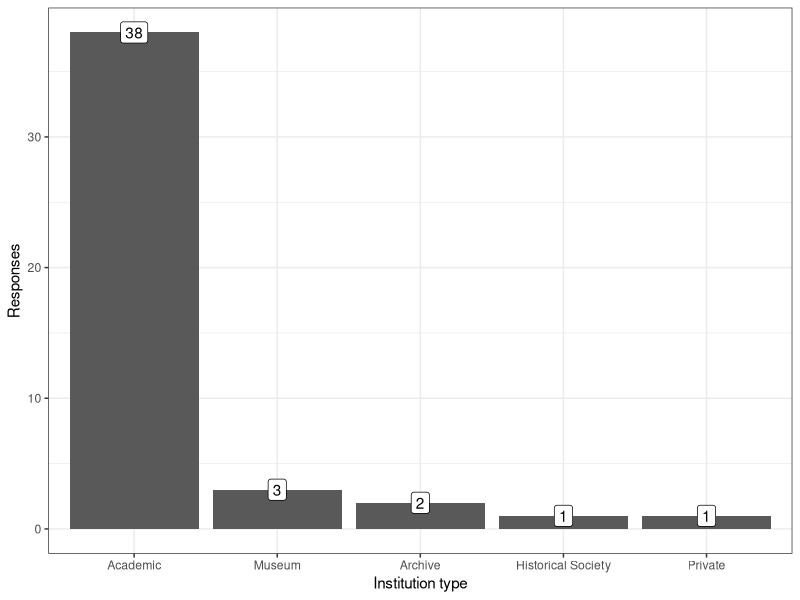
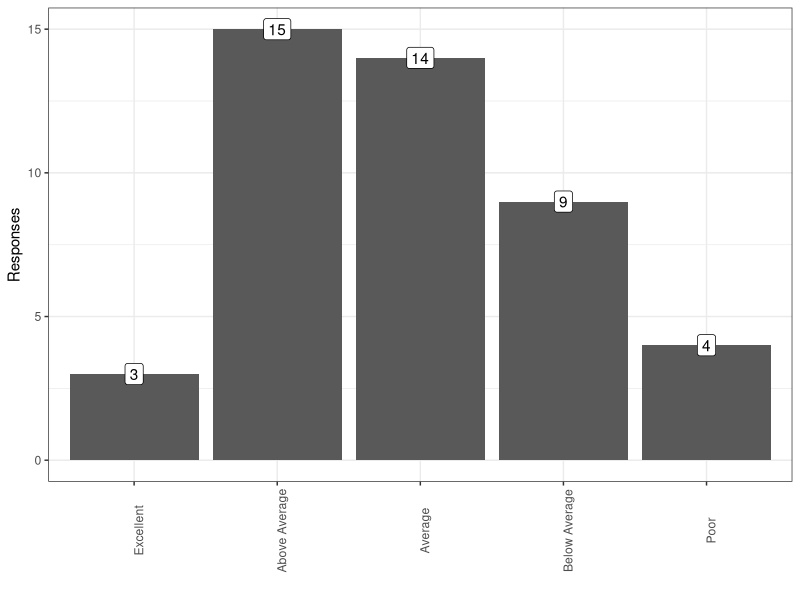
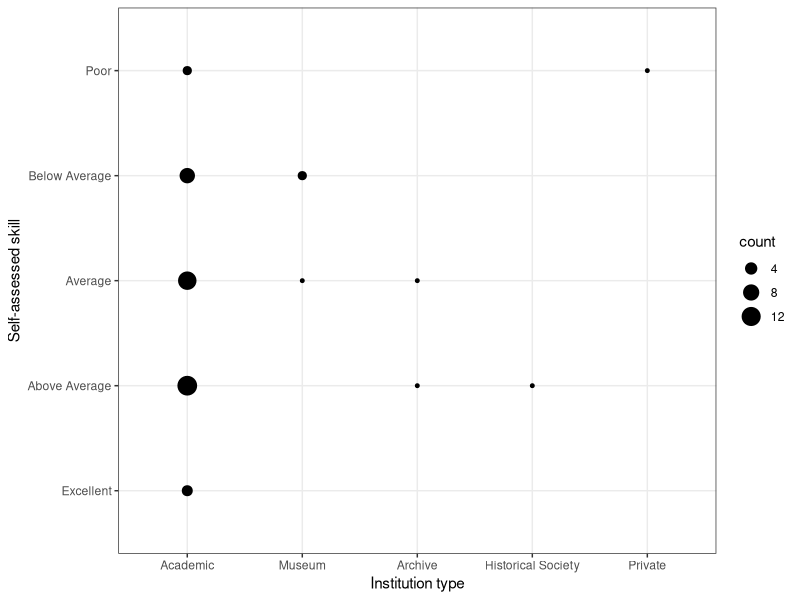
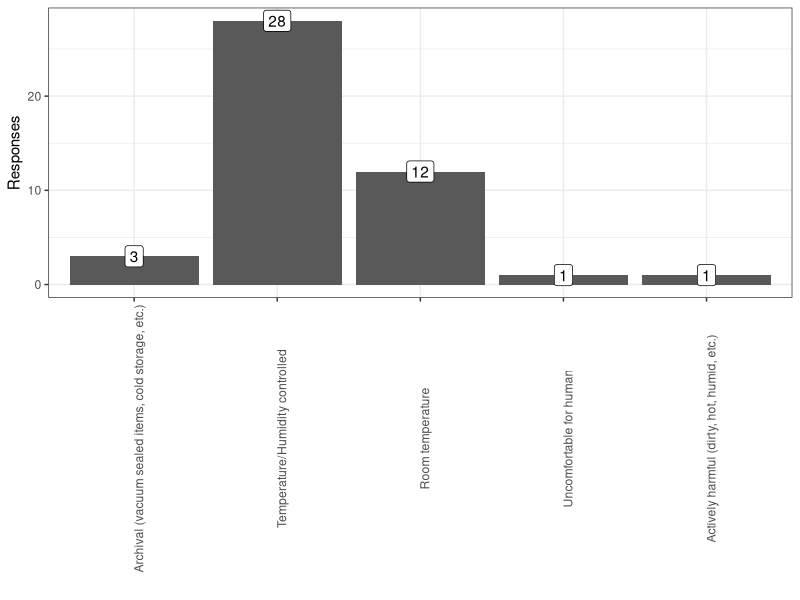
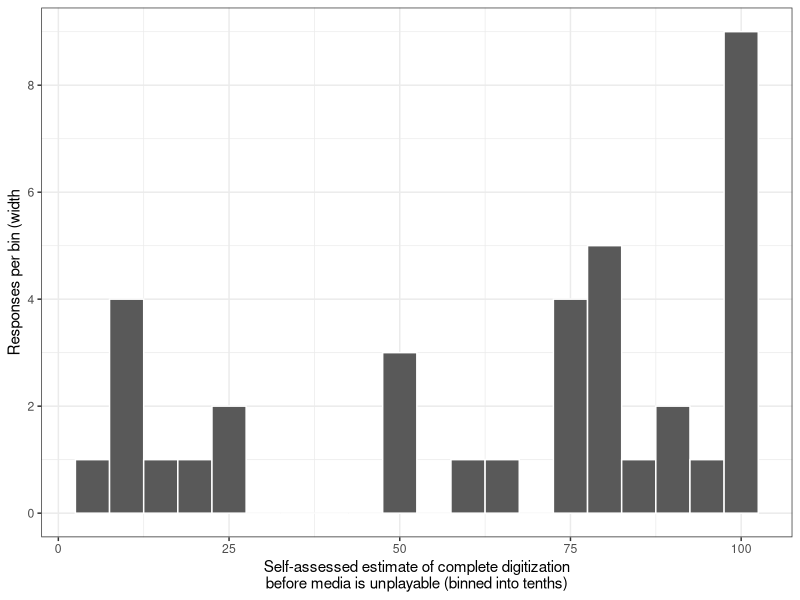
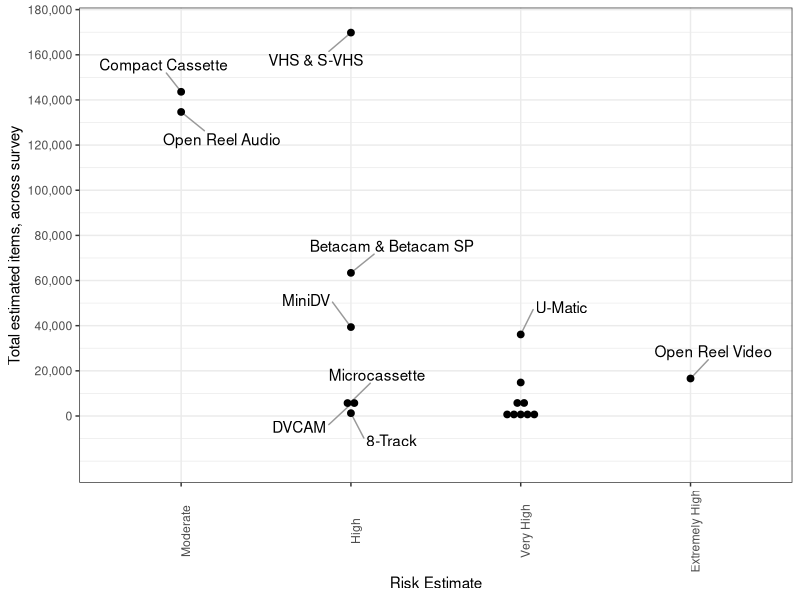
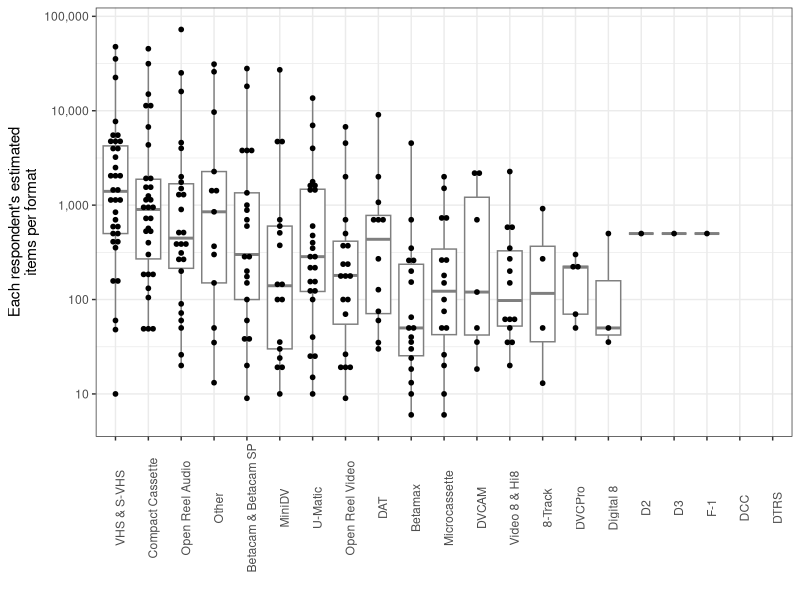
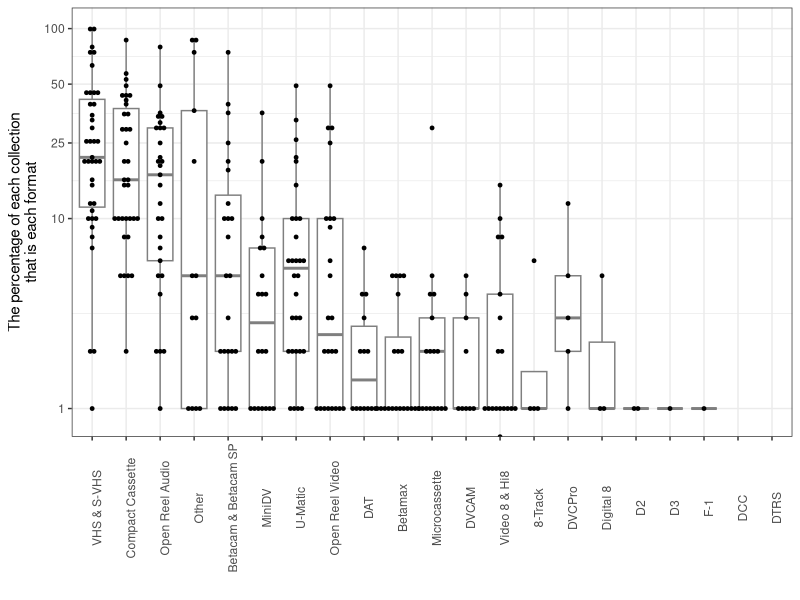

R code for these plots, in order:
## ---- chunk 1
# This is to just globally mute a lot of messages and errors
knitr::opts_chunk$set(echo=F,message=F,error=T,warning=F)
## ---- chunk 2
fig_dir <- "./figures/"
## ---- chunk 3
library(tidyverse)
library(ggrepel)
library(egg)
library(gplots)
library(RColorBrewer)
## ---- chunk 4
raw_datar <- read_csv("survey_data_2019.csv" ,
    col_names=c(
        "Key","State","InstitutionType","TotalItems",
        "StorageConditions",
        "Unstructured_StorageHistory",
        "Unstructured_CompletionEstimate",
        "PercentDigitizedBeforeUnplayable",
        "PracticeSelfAssesment",
        "Percentage_Open Reel Video","Percentage_U-Matic","Percentage_Betamax",
        "Percentage_VHS & S-VHS","Percentage_Betacam & Betacam SP",
        "Percentage_Video 8 & Hi8","Percentage_D2","Percentage_D3",
        "Percentage_DVCAM","Percentage_MiniDV","Percentage_DVCPro",
        "Percentage_Digital 8","Percentage_Open Reel Audio",
        "Percentage_Compact Cassette","Percentage_Microcassette",
        "Percentage_DAT","Percentage_DTRS","Percentage_F-1","Percentage_DCC",
        "Percentage_8-Track","Percentage_Other"),
    skip=1
    ) %>%
    mutate(PercentDigitizedBeforeUnplayable=sub("%","",
            PercentDigitizedBeforeUnplayable)
        )
all_responses <- raw_datar

risk_factors <- read_tsv("risk_assesment.tsv") %>%
    mutate(Risk=factor(Risk,
            levels=c("Low","Moderate","High","Very High","Extremely High")
        )   ) 

tdatar <- all_responses %>%
    gather(Format,Percentage,starts_with("Percentage_")) %>%
    mutate(Percentage=as.numeric(sub("%","",Percentage))) %>%
    mutate(EstItemCount=TotalItems*Percentage/100) %>%
    mutate(FormatName=sub("Percentage_","",Format)) %>% 
    left_join(risk_factors%>%rename(FormatName=Format),by="FormatName")
## ---- chunk 5
all_responses %>%
    {
    ggplot(.)+theme_bw()+
    aes(x=InstitutionType)+
    geom_bar()+
    scale_x_discrete(limits=names(sort(table(.$InstitutionType),decreasing=T)))+
    geom_label(aes(label=..count..,y=..count..),stat="count")+
    xlab("Institution type")+
    ylab("Responses")
    }
## ---- chunk 6
all_responses %>%
    filter(!is.na(PracticeSelfAssesment)) %>%
    {
    ggplot(.)+theme_bw()+
    aes(x=PracticeSelfAssesment)+
    geom_bar()+
    scale_x_discrete(limits=c(
            "Excellent",
            "Above Average",
            "Average",
            "Below Average",
            "Poor"
            )
        )+
    geom_label(aes(label=..count..,y=..count..),stat="count")+
    theme(axis.text.x=element_text(angle=90))+
    xlab("")+
    ylab("Responses")
    }
## ---- chunk 7
all_responses %>%
    filter(!is.na(PracticeSelfAssesment)) %>%
    {
    ggplot(.)+theme_bw()+
    aes(x=InstitutionType,y=PracticeSelfAssesment)+
    geom_point(aes(size=..count..),stat="bin_2d")+
    scale_x_discrete(limits=names(sort(table(.$InstitutionType),decreasing=T)))+
#    geom_label(aes(label=..count..,y=..count..),stat="count")+
    scale_y_discrete(limits=c(
            "Excellent",
            "Above Average",
            "Average",
            "Below Average",
            "Poor"
            ))+
    scale_size_continuous(breaks=seq(0,12,4))+
    guides(fill=F)+
    xlab("Institution type")+
    ylab("Self-assessed skill")
    }
## ---- chunk 8
all_responses %>%
    filter(!is.na(StorageConditions)) %>%
    {
    ggplot(.)+theme_bw()+
    aes(x=StorageConditions)+
    geom_bar()+
    scale_x_discrete(limits=c(
            "Archival (vacuum sealed items, cold storage, etc.)",
            "Temperature/Humidity controlled",
            "Room temperature",
            "Uncomfortable for human",
            "Actively harmful (dirty, hot, humid, etc.)"
            )
        )+
    geom_label(aes(label=..count..,y=..count..),stat="count")+
    theme(axis.text.x=element_text(angle=90))+
    xlab("")+
    ylab("Responses")
    }
## ---- chunk 9
all_responses %>%
    filter(!is.na(PercentDigitizedBeforeUnplayable)) %>%
    {
    ggplot(.)+theme_bw()+
    aes(x=as.numeric(PercentDigitizedBeforeUnplayable))+
    stat_bin(binwidth=05,geom="bar",col="white")+
    scale_y_continuous(breaks=seq(0,14,2))+
    xlab("Self-assessed estimate of complete digitization\nbefore media is unplayable (binned into tenths)")+
    ylab("Responses per bin (width")
    }
## ---- chunk 10
g <- tdatar %>% 
    group_by(FormatName,Risk) %>%
    summarize(EstTotal=sum(EstItemCount,na.rm=T)) %>%
    filter(!is.na(Risk)) %>%
    filter(EstTotal>0) %>%
    ggplot()+
    theme_bw()+
    aes(x=Risk,y=EstTotal,label=FormatName)+
    geom_text_repel(box.padding=1,segment.color="grey60")+
    theme(axis.text.x=element_text(angle=90))+
    ylab("Total estimated items, across survey")+
    xlab("Risk Estimate")

g_risk_totals <- g+
    scale_y_continuous(labels=function(x){formatC(x,big.mark=",",format="d")},
        breaks=seq(0,2e5,2e4),limits=c(-2e4,NA))+
        geom_dotplot(binaxis="y",stackdir="center",binwidth=3e3) 
g_risk_totals
## ---- chunk 11
g_items_per <- tdatar %>% 
    {
    ggplot(.)+
    theme_bw()+
    aes(x=FormatName,y=EstItemCount)+
    geom_boxplot(outlier.alpha=0,color="grey50")+
    geom_dotplot(binaxis="y",stackdir="center",dotsize=1.0,alpha=1.0,binwidth=0.05)+
    scale_y_log10(labels=function(x){formatC(x,big.mark=",",format="d")})+
    scale_x_discrete(
        limits=group_by(.,FormatName)%>%
            summarize(z=sum(EstItemCount,na.rm=T))%>%
            arrange(-z)%>%pull(FormatName)
        )+
    theme(axis.text.x=element_text(angle=90))+
    ylab("Each respondent's estimated\nitems per format")+
    xlab("")
    }
g_items_per
## ---- chunk 12
g_items_prop <- tdatar %>% 
    {
    ggplot(.)+
    theme_bw()+
    aes(x=FormatName,y=Percentage)+
    geom_boxplot(outlier.alpha=0,color="grey50")+
    geom_dotplot(binaxis="y",stackdir="center",alpha=1.0,binwidth=0.02)+
    scale_y_log10(labels=function(x){formatC(x,big.mark=",",format="d")},
        limits=c(0.9,NA),breaks=c(1,10,25,51,100))+
    scale_x_discrete(
        limits=group_by(.,FormatName)%>%
            summarize(z=sum(EstItemCount,na.rm=T))%>%
            arrange(-z)%>%pull(FormatName)
        )+
    theme(axis.text.x=element_text(angle=90))+
    ylab("The percentage of each collection\nthat is each format")+
    xlab("")
    }
g_items_prop
## ---- chunk 13
heatmap_datar_counts <- tdatar %>% 
    filter(EstItemCount>0) %>%
    select(Key,State,InstitutionType,TotalItems,
        PercentDigitizedBeforeUnplayable,FormatName,EstItemCount) %>%
    spread(FormatName,EstItemCount,fill=0) %>%
    arrange(-as.numeric(PercentDigitizedBeforeUnplayable))

counts_matrix <- as.matrix(log10(heatmap_datar_counts[,-c(1,2,3,4,5)]+1))
## ---- chunk 14
# Thanks colorbrewer2 website!
colorz <- setNames(c('#ffffb2','#fecc5c','#fd8d3c','#f03b20','#bd0026'),
        levels(risk_factors$Risk))
risk_palette <- colorz[
        tibble(Format=colnames(heatmap_datar_counts)[
                6:ncol(heatmap_datar_counts)]
            )%>%    
            left_join(risk_factors,by="Format")%>%pull(Risk)
        ] 
k <- data.frame(fill=colorz[levels(risk_factors$Risk)],y=levels(risk_factors$Risk)) %>%
    ggplot()+theme_classic()+
    aes(fill=y,x=1,y=y)+
    scale_fill_manual("Risk",values=colorz)+
    scale_y_discrete(limits=levels(risk_factors$Risk))+
    guides(fill=F)+
    geom_tile()+
    theme(axis.text.x=element_blank(),axis.ticks=element_blank(),
        axis.line=element_blank())+
    ylab("")+xlab("")
k
## ---- chunk 15
tickfunc <- function() {
            breaks <- 10^seq(1,5,0.1)
            which_ones <- c(11,21,31,41)
            return(list(
                at=parent.frame()$scale01(log10(breaks[which_ones])),
                labels=formatC(breaks[which_ones],big.mark=",",format="d")
                ))
           }

making_that_map <- function(...) {
    heatmap.2(counts_matrix,
        col=colorRampPalette(brewer.pal(n=9,name="PuBuGn"))(100),
        ColSideColors=risk_palette,
        srtCol=45,
        labRow=ifelse(!is.na(heatmap_datar_counts$PercentDigitizedBeforeUnplayable),
            paste0(heatmap_datar_counts$PercentDigitizedBeforeUnplayable,"%"),"no data"),
        key.xlab="Estimated Items",
        density.info="none",
        trace="none",
        reorderfun=function(d, w) rev(reorder(d, w, agglo.FUN = mean)),
        key.xtickfun=tickfunc,
        ...
        )
}
## ---- chunk 16
making_that_map(dendrogram="both",
    margins=c(08,7),
    ylab="Respondent, labelled with\npercentage of estimated completion")
## ---- chunk 17
pca_datar <- tdatar %>% select(Key,TotalItems,FormatName,EstItemCount) %>%
    spread(FormatName,EstItemCount,fill=0)

matrix_by_inst <- as.matrix(pca_datar[,-c(1,2)])
rownames(matrix_by_inst) <- pca_datar[,1][[1]]
cluster_inst <- hclust(dist(scale(matrix_by_inst))) 
matrix_by_media <- t(as.matrix(pca_datar[,-c(1,2)]))
cluster_media <- hclust(dist(scale(matrix_by_media)))
## ---- chunk 18
pca_inst <- prcomp(t(matrix_by_inst[apply(matrix_by_inst,1,sum)>0,] ),center=T,scale=T)
percent_varz <- signif(pca_inst$sdev / sum(pca_inst$sdev) * 100,3)

filtered_mbi <- matrix_by_inst[apply(matrix_by_inst,1,sum)>0,]

pdatar <- pca_inst$rotation %>% 
    {bind_cols(tibble(Key=rownames(.)),as.tibble(.))} %>%
    select(Key,PC1,PC2,PC3,PC4,PC5,PC6) %>% 
    left_join(all_responses%>%mutate(Key=as.character(Key)),by="Key") %>%
    gather(variable,value,starts_with("Percentage_")) %>% 
    mutate(value=sub("%","",value)) %>%
    spread(variable,value,fill=0) 

inst_pca_plot <- pdatar %>%
    ggplot()+theme_bw()+
    aes(label=Key)+
    geom_point()+
    geom_label_repel()
pc12 <- inst_pca_plot+aes(x=PC1,y=PC2)+
    xlab(paste0("PC1 ",percent_varz[1],"% variance"))+
    ylab(paste0("PC2 ",percent_varz[2],"% variance"))
pc34 <- inst_pca_plot + aes(x=PC3,y=PC4)+
    xlab(paste0("PC3 ",percent_varz[3],"% variance"))+
    ylab(paste0("PC4 ",percent_varz[4],"% variance"))
pc56 <- inst_pca_plot + aes(x=PC5,y=PC6)+
    xlab(paste0("PC5 ",percent_varz[5],"% variance"))+
    ylab(paste0("PC6 ",percent_varz[6],"% variance"))
## ---- chunk 19
pc12+aes(fill=InstitutionType)
pc34+aes(fill=InstitutionType)
## ---- chunk 20
z <- apply(pca_inst$rotation[,1:6],2,
    function(x){
       lapply(apply(filtered_mbi,2,cor.test,x,method="spearman"),
            function(y){
                data.frame(pval=y$p.value,est=y$estimate)
            })
    })
rez <- data.frame(PC=NA,Format=NA,pval=NA,est=NA)
for (i in names(z)) {
    for (j in names(z[i][[1]])) {
        rez <- rbind(rez,cbind(data.frame(PC=i,Format=j),z[i][[1]][j][[1]]))
    }
}
rez <- rez[-1,]
# god that's ugly, I forgot how to do a for loop for a bit there

ggplot(rez)+theme_bw()+
    aes(label=Format,x=-log10(pval),y=est)+
    facet_wrap(~PC)+
    geom_point()+
    geom_label_repel(data=subset(rez,pval<(0.05)/6))
## ---- chunk 21
openreelandcassette <- inst_pca_plot+
    aes(fill=0+
        as.numeric(sub("%","",`Percentage_Open Reel Audio`))+
        as.numeric(sub("%","",`Percentage_Compact Cassette`))
        )+
    scale_fill_distiller("openreelandcassette",palette="Spectral",na.value="white")
openreelandcassette+aes(x=PC1,y=PC2)+
    xlab(paste0("PC1 ",percent_varz[1],"% variance"))+
    ylab(paste0("PC2 ",percent_varz[2],"% variance"))
## ---- chunk 22
pc34 <- inst_pca_plot + aes(x=PC3,y=PC4)+
    xlab(paste0("PC3 ",percent_varz[3],"% variance"))+
    ylab(paste0("PC4 ",percent_varz[4],"% variance"))

pc34+aes(fill=0+
        as.numeric(sub("%","",`Percentage_U-Matic`))+
        as.numeric(sub("%","",`Percentage_Betacam & Betacam SP`))
        )+
    scale_fill_distiller("Betacam or Umatic",palette="Spectral",
        na.value="white")

pc34+aes(fill=0+
        as.numeric(sub("%","",`Percentage_Other`))
        )+
    scale_fill_distiller("Other",palette="Spectral",
        na.value="white")
## ---- chunk 23
pca_media <- prcomp(t(matrix_by_media[apply(matrix_by_media,1,sum)>0,]),
    center=T,scale=T)

media_pca_plot <- pca_media$rotation %>% 
    {bind_cols(tibble(Format=rownames(.)),as.tibble(.))} %>%
    select(Format,PC1,PC2,PC3,PC4,PC5,PC6) %>% 
    ggplot()+theme_bw()+
    aes(label=Format)+
    geom_point()+
    geom_label_repel()
media_pca_plot + aes(x=PC1,y=PC2)
## ---- chunk 24
tdatar %>% filter(
        FormatName %in% c(
            "Microcassette","Digital 8","D3","D2","F-1"
            ) &
        !is.na(EstItemCount)
        )%>%
    select(State,FormatName,EstItemCount) %>%
    arrange(FormatName,State) %>%
    data.frame()
## ---- chunk 25
g_storage <- all_responses %>%
    filter(!is.na(StorageConditions)) %>%
    {
    ggplot(.)+theme_article()+
    aes(x=StorageConditions)+
    scale_x_discrete(limits=c(
            "Archival (vacuum sealed items, cold storage, etc.)",
            "Temperature/Humidity controlled",
            "Room temperature",
            "Uncomfortable for human",
            "Actively harmful (dirty, hot, humid, etc.)"
            ),
            labels=c(
            "Archival\n(vacuum sealed items,\ncold storage, etc.)",
            "Temperature/Humidity\ncontrolled",
            "Room temperature",
            "Uncomfortable\nfor humans",
            "Actively harmful\n(dirty, hot, humid, etc.)"
            )
        )+
    geom_bar(fill="grey40",color="black")+
    #geom_label(aes(label=..count..,y=..count..),stat="count")+
    scale_y_continuous(breaks=seq(0,40,5))+
    theme(axis.text.x=element_text(angle=90))+
    xlab("")+
    ylab("Responses")
    }
g_complete <- all_responses %>%
    filter(!is.na(PercentDigitizedBeforeUnplayable)) %>%
    {
    ggplot(.)+theme_article()+
    aes(x=as.numeric(PercentDigitizedBeforeUnplayable))+
    stat_bin(binwidth=10,center=5,geom="bar",fill="grey40",color="black")+
    xlab("Self-assessed estimate of complete\ndigitization before media is unplayable")+
    ylab("Responses")+
    scale_x_continuous(breaks=seq(0,100,10))+
    scale_y_continuous(breaks=seq(0,10,1))
    }
g_both <- ggarrange(g_storage,g_complete,nrow=1,labels=c("A","B"),draw=F)

ggsave(paste0(fig_dir,"storageConditions_and_completionEstimate.svg"),
    g_both,width=6,height=4)
ggsave(paste0(fig_dir,"storageConditions_and_completionEstimate.png"),
    g_both,width=6,height=4)
ggsave(paste0(fig_dir,"heatmap_key.png"),k,width=3,height=2)
ggsave(paste0(fig_dir,"items_per_respondent.png"),g_items_per,width=6,height=5)
ggsave(paste0(fig_dir,"items_per_respondent.svg"),g_items_per,width=6,height=5)
ggsave(paste0(fig_dir,"risk_and_totals.png"),
    g_risk_totals,width=6,height=6)
ggsave(paste0(fig_dir,"risk_and_totals.svg"),
    g_risk_totals,width=6,height=6)
## ---- chunk 26
svg("magnetic_heatmap_clustered_rows.svg",width=6,height=6)
making_that_map(dendrogram="both",
    margins=c(08,7),
    ylab="Respondent, labelled with\npercentage of estimated completion")
dev.off()
## ---- chunk 27
svg("magnetic_heatmap_ordered_by_chance_completion_at_top.svg",width=6,height=6)
making_that_map(dendrogram="col",Rowv=F,
    margins=c(08,5),
    ylab="Respondent, ordered by estimated completion")
dev.off()
